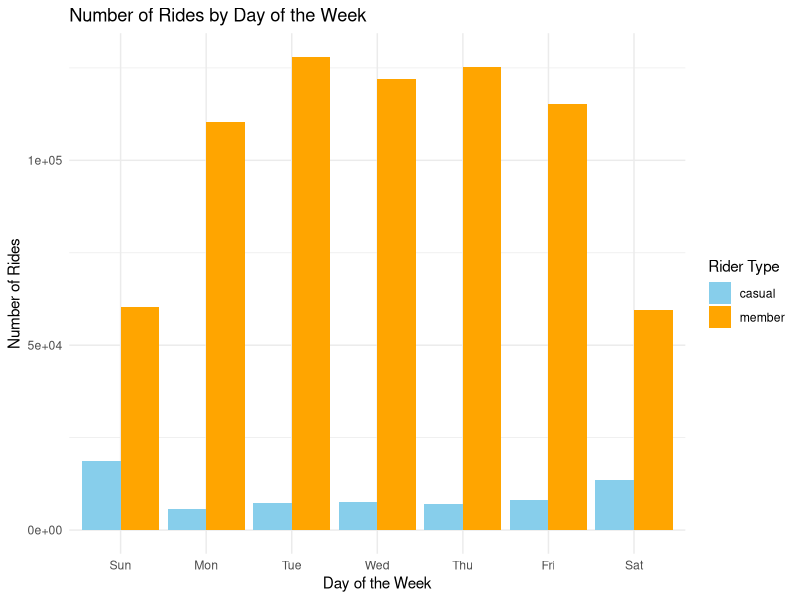
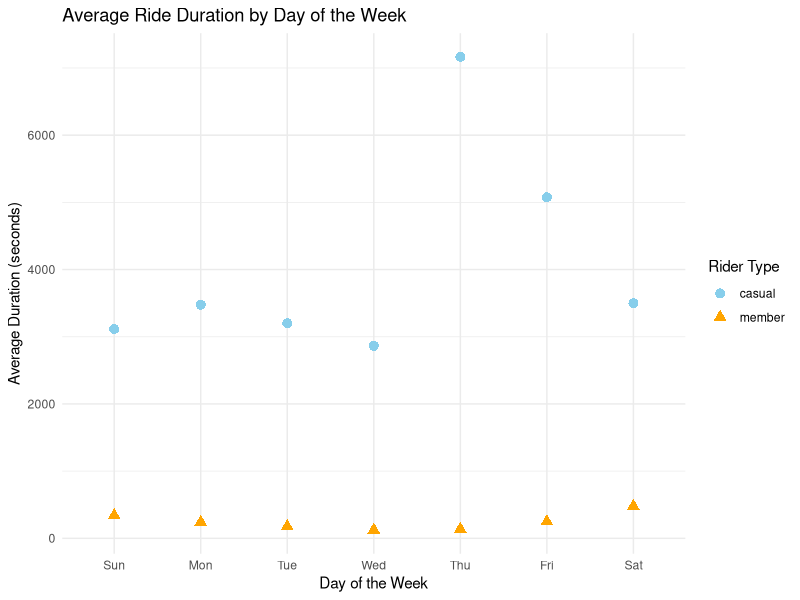

Write the R code that produced these figures, in order.
## ---- chunk 1
knitr::opts_chunk$set(echo = TRUE)
## ---- chunk 2
rm(list=ls())
## ---- chunk 3
# Load necessary libraries
library(dplyr)
library(ggplot2)
## ---- chunk 4

# Create a data frame with the provided data
ride_data <- data.frame(
  member_casual = c("casual", "casual", "casual", "casual", "casual", "casual", "casual", 
                    "member", "member", "member", "member", "member", "member", "member"),
  weekday = factor(c("Sun", "Mon", "Tue", "Wed", "Thu", "Fri", "Sat",
                     "Sun", "Mon", "Tue", "Wed", "Thu", "Fri", "Sat"),
                    levels = c("Sun", "Mon", "Tue", "Wed", "Thu", "Fri", "Sat")),
  number_of_rides = c(18652, 5591, 7311, 7690, 7147, 8013, 13473, 60197, 110430, 127974, 121902, 125228, 115168, 59413),
  average_duration = c(3114.9689, 3476.3727, 3201.6414, 2864.5514, 7165.2442, 5076.3010, 3499.2652, 338.4886, 237.8158, 174.8043, 122.6165, 135.1998, 248.3190, 475.4717)
)

## ---- chunk 5
ggplot(data = ride_data, aes(x = weekday, y = number_of_rides, fill = member_casual)) +
  geom_bar(stat = "identity", position = "dodge") +
  labs(
    title = "Number of Rides by Day of the Week",
    x = "Day of the Week",
    y = "Number of Rides",
    fill = "Rider Type"
  ) +
  theme_minimal() +
  scale_fill_manual(values = c("casual" = "skyblue", "member" = "orange"))

## ---- chunk 6
ggplot(data = ride_data, aes(x = weekday, y = average_duration, color = member_casual, shape = member_casual)) +
  geom_point(size = 3) +
  labs(
    title = "Average Ride Duration by Day of the Week",
    x = "Day of the Week",
    y = "Average Duration (seconds)",
    color = "Rider Type",
    shape = "Rider Type"
  ) +
  theme_minimal() +
  scale_color_manual(values = c("casual" = "skyblue", "member" = "orange"))

